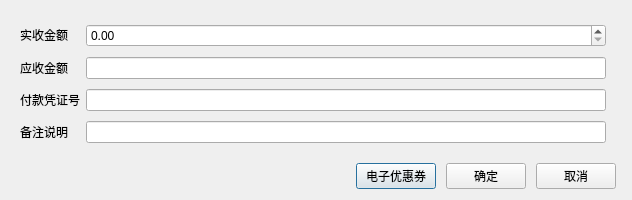
<?xml version="1.0" encoding="UTF-8"?>
<ui version="4.0">
 <class>bank_card</class>
 <widget class="QDialog" name="bank_card">
  <property name="geometry">
   <rect>
    <x>0</x>
    <y>0</y>
    <width>632</width>
    <height>200</height>
   </rect>
  </property>
  <property name="windowTitle">
   <string>Dialog</string>
  </property>
  <layout class="QGridLayout" name="gridLayout">
   <item row="0" column="0">
    <widget class="QFrame" name="frame">
     <property name="outer_stylesheet" stdset="0">
      <string>frame_detail_show</string>
     </property>
     <layout class="QGridLayout" name="gridLayout_2">
      <item row="3" column="0">
       <widget class="QLabel" name="label_5">
        <property name="sizePolicy">
         <sizepolicy hsizetype="Fixed" vsizetype="Fixed">
          <horstretch>0</horstretch>
          <verstretch>0</verstretch>
         </sizepolicy>
        </property>
        <property name="text">
         <string>备注说明</string>
        </property>
       </widget>
      </item>
      <item row="3" column="1">
       <widget class="QLineEdit" name="lineEdit_vch_memo"/>
      </item>
      <item row="2" column="0">
       <widget class="QLabel" name="label_3">
        <property name="sizePolicy">
         <sizepolicy hsizetype="Fixed" vsizetype="Fixed">
          <horstretch>0</horstretch>
          <verstretch>0</verstretch>
         </sizepolicy>
        </property>
        <property name="text">
         <string>付款凭证号</string>
        </property>
       </widget>
      </item>
      <item row="0" column="2" rowspan="4">
       <widget class="lds_key3x4" name="widget" native="true"/>
      </item>
      <item row="2" column="1">
       <widget class="QLineEdit" name="lineEdit_voucher"/>
      </item>
      <item row="0" column="0">
       <widget class="QLabel" name="label_9">
        <property name="sizePolicy">
         <sizepolicy hsizetype="Fixed" vsizetype="Fixed">
          <horstretch>0</horstretch>
          <verstretch>0</verstretch>
         </sizepolicy>
        </property>
        <property name="text">
         <string>实收金额</string>
        </property>
       </widget>
      </item>
      <item row="1" column="0">
       <widget class="QLabel" name="label_4">
        <property name="sizePolicy">
         <sizepolicy hsizetype="Fixed" vsizetype="Fixed">
          <horstretch>0</horstretch>
          <verstretch>0</verstretch>
         </sizepolicy>
        </property>
        <property name="text">
         <string>应收金额</string>
        </property>
       </widget>
      </item>
      <item row="1" column="1">
       <widget class="lds_doublespinbox_lineedit" name="lineEdit_pay"/>
      </item>
      <item row="0" column="1">
       <widget class="lds_doublespinbox" name="lineEdit_real_pay"/>
      </item>
     </layout>
    </widget>
   </item>
   <item row="1" column="0">
    <layout class="QHBoxLayout" name="horizontalLayout">
     <property name="spacing">
      <number>10</number>
     </property>
     <property name="leftMargin">
      <number>5</number>
     </property>
     <property name="rightMargin">
      <number>5</number>
     </property>
     <item>
      <spacer name="horizontalSpacer">
       <property name="orientation">
        <enum>Qt::Horizontal</enum>
       </property>
       <property name="sizeHint" stdset="0">
        <size>
         <width>40</width>
         <height>20</height>
        </size>
       </property>
      </spacer>
     </item>
     <item>
      <widget class="lds_toolbar_button" name="pushButton_online_coupon">
       <property name="text">
        <string>电子优惠券</string>
       </property>
       <property name="outer_stylesheet" stdset="0">
        <string>pushbutton</string>
       </property>
      </widget>
     </item>
     <item>
      <widget class="lds_toolbar_button" name="pushButton_4">
       <property name="text">
        <string>确定</string>
       </property>
       <property name="outer_stylesheet" stdset="0">
        <string>pushbutton</string>
       </property>
      </widget>
     </item>
     <item>
      <widget class="lds_toolbar_button" name="pushButton_5">
       <property name="text">
        <string>取消</string>
       </property>
       <property name="outer_stylesheet" stdset="0">
        <string>pushbutton</string>
       </property>
      </widget>
     </item>
    </layout>
   </item>
  </layout>
 </widget>
 <customwidgets>
  <customwidget>
   <class>lds_toolbar_button</class>
   <extends>QPushButton</extends>
   <header>lds_toolbar_button.h</header>
  </customwidget>
  <customwidget>
   <class>lds_doublespinbox</class>
   <extends>QDoubleSpinBox</extends>
   <header>lds_doublespinbox.h</header>
  </customwidget>
  <customwidget>
   <class>lds_key3x4</class>
   <extends>QWidget</extends>
   <header>lds_key3x4.h</header>
   <container>1</container>
  </customwidget>
  <customwidget>
   <class>lds_doublespinbox_lineedit</class>
   <extends>QLineEdit</extends>
   <header>lds_doublespinbox_lineedit.h</header>
  </customwidget>
 </customwidgets>
 <tabstops>
  <tabstop>lineEdit_voucher</tabstop>
 </tabstops>
 <resources/>
 <connections/>
</ui>
